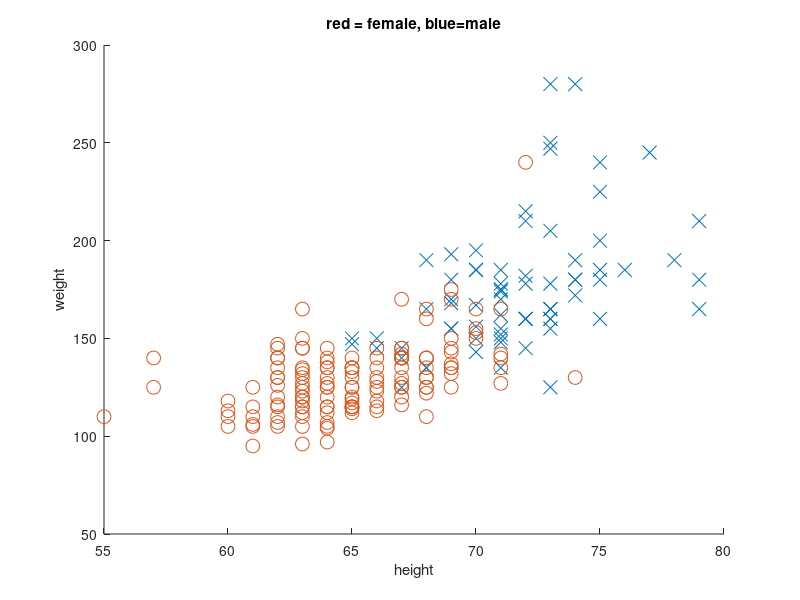

The MATLAB script that drew this image: (Note: this script raises an error after producing the figure.)
%% MVN Height Weight Demo
plotName = {'heightWeightScatter', 'heightWeightScatterCov'};
for i=1:2
    if(i==1)
        plotCov = false;
    else
        plotCov=true;
    end
    % Make 2D scatter plot and superimpose Gaussian fit
    rawdata = dlmread('heightWeightDataSimple.txt'); % comma delimited file
    data.Y = rawdata(:,1); % 1=male, 2=female
    data.X = [rawdata(:,2) rawdata(:,3)]; % height, weight
    maleNdx = find(data.Y == 1);
    femaleNdx = find(data.Y == 2);
    classNdx = {maleNdx, femaleNdx};
    figure;
    colors = 'br';
    sym = 'xo';
    for c=1:2
        str = sprintf('%s%s', sym(c), colors(c));
        X = data.X(classNdx{c},:);
        h=scatter(X(:,1), X(:,2), 100, str); %set(h, 'markersize', 10);
        hold on
        if plotCov
            pgauss = fit(MvnDist(), 'data',X);
            gaussPlot2d(pgauss.mu, pgauss.Sigma);
            L = logprob(pgauss, X);
        end
    end
    xlabel('height')
    ylabel('weight')
    title('red = female, blue=male');
    if doPrintPmtk, printPmtkFigures(plotName{i}); end;
end
